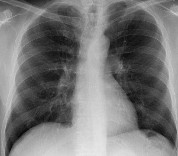
#> input picture 65_1.jpg, 178 x 156 px
$ jupyter execute Canny-edge-detection.ipynb
#> lines starting #> are read from the running program, lines starting #| are printed output that depends on the picture
[cell 1]
#Canny Edge Detection

import cv2
import numpy as np
import matplotlib.pyplot as plt
#img=cv2.imread(r"C:\Users\Aabha\Downloads\sylwia-bartyzel-eU4pipU_8HA-unsplash (1).jpg")
img=cv2.imread("65_1.jpg")
#> img is the input picture: shape (156, 178, 3); min 7, max 233, mean 118.3
img=cv2.cvtColor(img,cv2.COLOR_BGR2GRAY)
#> img: shape (156, 178)

canny=cv2.Canny(img,50, 60)#threshold values
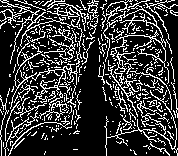
#> canny: shape (156, 178); 22% white in thin lines or dots
#canny=cv2.Canny(img,30,40)#threshold values
titles=['image','canny']
images=[img,canny]
for i in range(2):
    plt.subplot(1,2,i+1)
    plt.imshow(images[i],'gray')
    plt.title(titles[i])
    plt.xticks([])
    plt.yticks([])
plt.show()
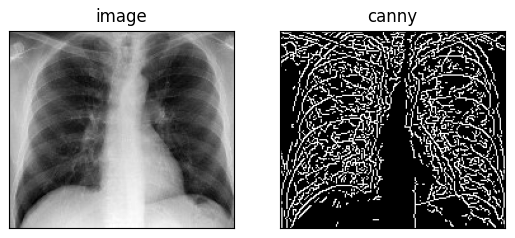
#> figure drawn by matplotlib, 2 panels
filename = "CECECED_M2"  + ".jpeg"
cv2.imwrite(filename, canny)
#> Out = True

[cell 2]
#Canny Edge Detection

import cv2
import numpy as np
import matplotlib.pyplot as plt
#img=cv2.imread(r"C:\Users\Aabha\Downloads\sylwia-bartyzel-eU4pipU_8HA-unsplash (1).jpg")
img=cv2.imread("65_1.jpg")
img=cv2.cvtColor(img,cv2.COLOR_BGR2GRAY)

canny=cv2.Canny(img, 80, 90)#threshold values
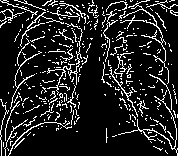
#> canny: shape (156, 178); 13.6% white in thin lines or dots
#canny=cv2.Canny(img,30,40)#threshold values
titles=['image','canny']
images=[img,canny]
for i in range(2):
    plt.subplot(1,2,i+1)
    plt.imshow(images[i],'gray')
    plt.title(titles[i])
    plt.xticks([])
    plt.yticks([])
plt.show()
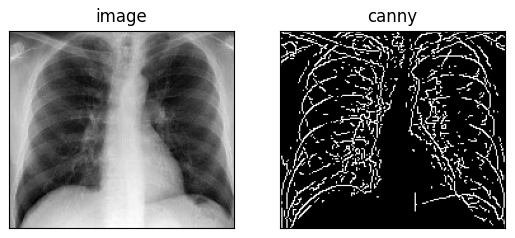
#> figure drawn by matplotlib, 2 panels
filename = "CECECED_M2"  + ".jpeg"
cv2.imwrite(filename, canny)
#> Out = True

[cell 3]
#Canny Edge Detection

import cv2
import numpy as np
import matplotlib.pyplot as plt
#img=cv2.imread(r"C:\Users\Aabha\Downloads\sylwia-bartyzel-eU4pipU_8HA-unsplash (1).jpg")
img=cv2.imread("65_1.jpg")
img=cv2.cvtColor(img,cv2.COLOR_BGR2GRAY)

canny=cv2.Canny(img, 90, 100)#threshold values
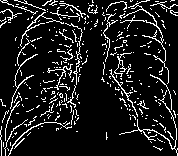
#> canny: shape (156, 178); 11.5% white in thin lines or dots
#canny=cv2.Canny(img,30,40)#threshold values
titles=['image','canny']
images=[img,canny]
for i in range(2):
    plt.subplot(1,2,i+1)
    plt.imshow(images[i],'gray')
    plt.title(titles[i])
    plt.xticks([])
    plt.yticks([])
plt.show()
filename = "CECECED_M2"  + ".jpeg"
cv2.imwrite(filename, canny)
#> Out = True
